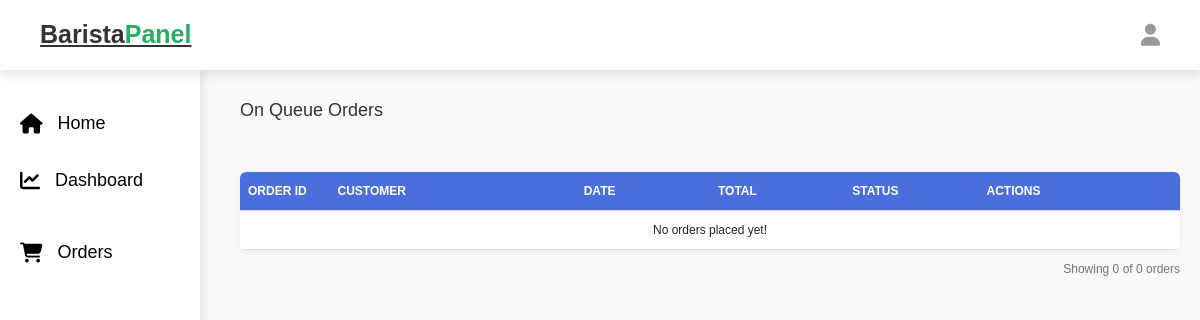
The page /barista_take_order.php (signed in) on the database as committed earlier.
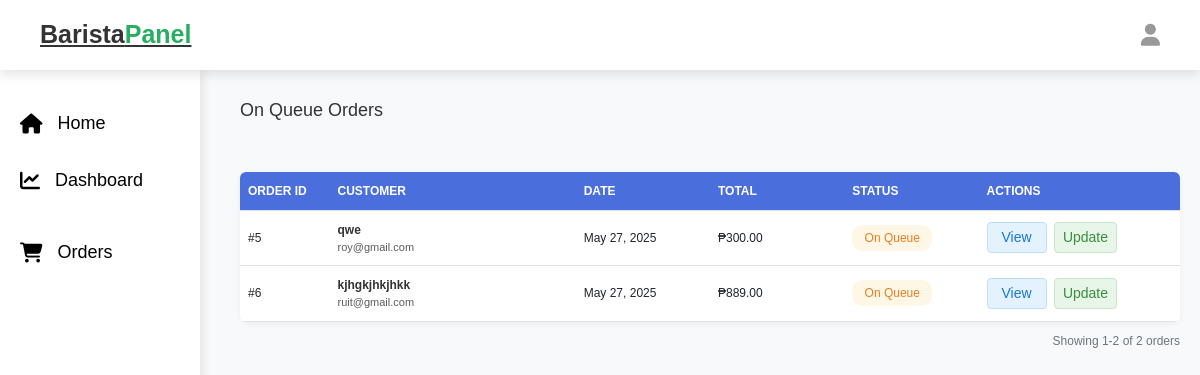
The same page on the database as committed later.
### tables this page shows
CREATE TABLE `orders` (
  `id` int NOT NULL,
  `user_id` int NOT NULL,
  `name` varchar(100) NOT NULL,
  `number` varchar(12) NOT NULL,
  `email` varchar(100) NOT NULL,
  `method` varchar(50) NOT NULL,
  `address` varchar(500) NOT NULL,
  `payment_status` varchar(20) NOT NULL DEFAULT 'on Queue',
  `cashier` text,
  `receipt` varchar(255) DEFAULT NULL,
  `barista` text,
  `type` enum('coffee','online') NOT NULL DEFAULT 'coffee',
  `placed_on` timestamp NOT NULL DEFAULT CURRENT_TIMESTAMP ON UPDATE CURRENT_TIMESTAMP
);

### barista_take_order.php (the view, shortened to what the changed rows need)
<?php
@include 'config.php';
$select_orders = $conn->prepare("
    SELECT
        o.id AS order_id,
        o.name,
        o.email,
        o.placed_on,
        o.payment_status,
        o.type,
        GROUP_CONCAT(op.product_id) AS product_ids,
        (SELECT SUM(op2.subtotal) FROM `order_products` op2 WHERE op2.order_id = o.id) AS total_price
    FROM `orders` o
    LEFT JOIN `order_products` op ON o.id = op.order_id
    WHERE o.payment_status = ? AND o.type = 'coffee'
    GROUP BY o.id
");
$select_orders->execute(['on Queue']);
$orders = $select_orders->fetchAll(PDO::FETCH_ASSOC);
$formatted_orders = [];
foreach ($orders as $order) {
    $formatted_orders[] = [
        'order_id' => $order['order_id'],
        'name' => htmlspecialchars($order['name']),
        'email' => htmlspecialchars($order['email']),
        'placed_on' => date('M d, Y', strtotime($order['placed_on'])),
        'payment_status' => htmlspecialchars($order['payment_status']),
        'total_price' => number_format($order['total_price'], 2),
        'products' => array_filter(array_map(function ($product_id) use ($conn, $order) {
            $select_product = $conn->prepare("SELECT * FROM `products` WHERE id = ?");
            $select_product->execute([$product_id]);
            $product = $select_product->fetch(PDO::FETCH_ASSOC);
            $select_order_product = $conn->prepare("SELECT * FROM `order_products` WHERE order_id = ? AND product_id = ?");
            $select_order_product->execute([$order['order_id'], $product_id]);
            $order_product = $select_order_product->fetch(PDO::FETCH_ASSOC);
            $product['quantity'] = $order_product['quantity'];
            $product['subtotal'] = $order_product['subtotal'];
            return [
                'id' => $product['id'],
                'name' => htmlspecialchars($product['name'] ?? '', ENT_QUOTES, 'UTF-8'),
                'quantity' => htmlspecialchars($product['quantity'] ?? '0', ENT_QUOTES, 'UTF-8'),
                'price' => number_format($product['price'] ?? 0, 2),
                'subtotal' => number_format($product['subtotal'] ?? 0, 2),
                'cup_sizes' => json_decode($order_product['cup_sizes'] ?? '[]', true) ?: [],
                'ingredients' => array_map(function ($ingredient) {
                    return [
                        'name' => htmlspecialchars($ingredient['name'] ?? '', ENT_QUOTES, 'UTF-8'),
                        'level' => htmlspecialchars($ingredient['level'] ?? '', ENT_QUOTES, 'UTF-8')
                    ];
                }, json_decode($order_product['ingredients'] ?? '[]', true) ?: []),
                'add_ons' => array_map(function ($addOn) {
                    return [
                        'name' => htmlspecialchars($addOn['name'] ?? '', ENT_QUOTES, 'UTF-8'),
                        'price' => number_format($addOn['price'] ?? 0, 2)
                    ];
                }, json_decode($order_product['add_ons'] ?? '[]', true) ?: []),
            ];
        }, explode(',', $order['product_ids'])))
    ];
}
$orders = $formatted_orders;
?>
<!DOCTYPE html>
<html lang="en">
<head>
    <link rel="stylesheet" href="https://cdnjs.cloudflare.com/ajax/libs/font-awesome/6.1.1/css/all.min.css">
    <link rel="stylesheet" href="https://cdn.jsdelivr.net/npm/bootstrap@5.3.0/dist/css/bootstrap.min.css">
    <link rel="stylesheet" href="css/admin_style.css">
</head>
<body>
    <?php include 'barista_header.php'; ?>
    <div class="admin-container">
        <div class="d-flex justify-content-between align-items-center mb-3">
            <h2 class="mb-0" style="font-size: 18px;">On Queue Orders</h2>
        </div>
        <div class="card">
            <div class="table-responsive">
                <table class="table table-hover">
                    <thead>
                        <tr>
                            <th style="width: 8%">ORDER ID</th>
                            <th style="width: 22%">CUSTOMER</th>
                            <th style="width: 12%">DATE</th>
                            <th style="width: 12%">TOTAL</th>
                            <th style="width: 12%">STATUS</th>
                            <th style="width: 18%">ACTIONS</th>
                        </tr>
                    </thead>
                    <tbody>
                        <?php if (!empty($orders)): ?>
                            <?php foreach ($orders as $order): ?>
                                <?php
                                $status_class = $order['payment_status'] == 'completed' ? 'status-completed' : 'status-pending';
                                $order_date = date('M d, Y', strtotime($order['placed_on']));
                                ?>
                                <tr data-id="<?= $order['order_id'] ?>" data-status="<?= $order['payment_status'] ?>"
                                    data-date="<?= date('Y-m-d', strtotime($order['placed_on'])) ?>">
                                    <td>#<?= $order['order_id'] ?></td>
                                    <td>
                                        <div class="fw-semibold" style="font-size: 12px;">
                                            <?= htmlspecialchars($order['name']) ?>
                                        </div>
                                        <div class="text-muted" style="font-size: 11px;">
                                            <?= htmlspecialchars($order['email']) ?>
                                        </div>
                                    </td>
                                    <td><?= $order_date ?></td>
                                    <td>₱<?= number_format((float) str_replace(',', '', $order['total_price']), 2) ?></td>
                                    <td>
                                        <span class="status-badge <?= $status_class ?>">
                                            <?= ucfirst($order['payment_status']) ?>
                                        </span>
                                    </td>
                                    <td>
                                        <button class="action-btn btn-view" data-bs-toggle="modal"
                                            data-bs-target="#viewOrderModal-<?= $order['order_id'] ?>">
                                            View
                                        </button>
                                        <button class="action-btn btn-update" data-bs-toggle="modal"
                                            data-bs-target="#updateOrderModal" data-id="<?= $order['order_id'] ?>"
                                            data-status="<?= $order['payment_status'] ?>">
                                            Update
                                        </button>
                                    </td>
                                </tr>
                            <?php endforeach; ?>
                        <?php else: ?>
                            <tr>
                                <td colspan="6" class="empty-orders">No orders placed yet!</td>
                            </tr>
                        <?php endif; ?>
                    </tbody>
                </table>
            </div>
        </div>
        <div class="pagination-info">
            Showing <?= !empty($orders) ? '1-' . count($orders) : '0' ?> of <?= count($orders) ?> orders
        </div>
    </div>
</body>
</html>

Rows that differ between the two databases and show on the page:
now on this page (row edited): orders: id "5", name "qwe", email "roy@gmail.com", order_date "May 27, 2025", total_price "300.00", payment_status "On Queue"
now on this page (row edited): orders: id "6", name "kjhgkjhkjhkk", email "ruit@gmail.com", order_date "May 27, 2025", total_price "889.00", payment_status "On Queue"
Other text that changed with them:
count($orders): (not shown) → "2"
count($orders): "0" → "2"
text no longer shown: "No orders placed yet! 0"
text now shown: "1-"
